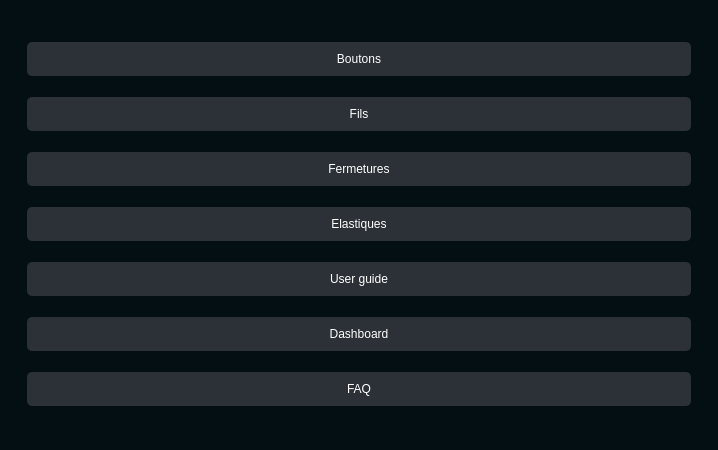
<?xml version="1.0" encoding="UTF-8"?>
<ui version="4.0">
 <class>Fournitures</class>
 <widget class="QMainWindow" name="Fournitures">
  <property name="geometry">
   <rect>
    <x>0</x>
    <y>0</y>
    <width>718</width>
    <height>450</height>
   </rect>
  </property>
  <property name="windowTitle">
   <string>MainWindow</string>
  </property>
  <widget class="QWidget" name="centralwidget">
   <property name="styleSheet">
    <string notr="true">

*{border: none; background-color:transparent;color:#fff;}
#centralwidget{ background-color: #040f13;}
#side_menu{
background-color: #071e25; border-radius: 20px;}
QPushButton{ padding: 10px;
background-color: #2b3137;
border-radius: 5px;}
#main_body{
background-color: #071e25; border-radius: 10px;}
</string>
   </property>
   <layout class="QGridLayout" name="gridLayout_2">
    <item row="0" column="0">
     <widget class="QFrame" name="frame">
      <property name="sizePolicy">
       <sizepolicy hsizetype="Preferred" vsizetype="Expanding">
        <horstretch>0</horstretch>
        <verstretch>0</verstretch>
       </sizepolicy>
      </property>
      <property name="frameShape">
       <enum>QFrame::StyledPanel</enum>
      </property>
      <property name="frameShadow">
       <enum>QFrame::Raised</enum>
      </property>
      <layout class="QHBoxLayout" name="horizontalLayout">
       <item>
        <widget class="QFrame" name="menu">
         <property name="frameShape">
          <enum>QFrame::NoFrame</enum>
         </property>
         <layout class="QVBoxLayout" name="verticalLayout">
          <item>
           <widget class="QPushButton" name="boutons">
            <property name="text">
             <string>Boutons</string>
            </property>
            <property name="icon">
             <iconset resource="../../Desktop/lutex-stock/icons.qrc">
              <normaloff>:/icons/icons/folder.svg</normaloff>:/icons/icons/folder.svg</iconset>
            </property>
           </widget>
          </item>
          <item>
           <widget class="QPushButton" name="fils">
            <property name="text">
             <string>Fils</string>
            </property>
            <property name="icon">
             <iconset resource="../../Desktop/lutex-stock/icons.qrc">
              <normaloff>:/icons/icons/folder.svg</normaloff>:/icons/icons/folder.svg</iconset>
            </property>
           </widget>
          </item>
          <item>
           <widget class="QPushButton" name="fermetures">
            <property name="text">
             <string>Fermetures</string>
            </property>
            <property name="icon">
             <iconset resource="../../Desktop/lutex-stock/icons.qrc">
              <normaloff>:/icons/icons/folder.svg</normaloff>:/icons/icons/folder.svg</iconset>
            </property>
           </widget>
          </item>
          <item>
           <widget class="QPushButton" name="elastiques">
            <property name="text">
             <string>Elastiques</string>
            </property>
            <property name="icon">
             <iconset resource="../../Desktop/lutex-stock/icons.qrc">
              <normaloff>:/icons/icons/folder.svg</normaloff>:/icons/icons/folder.svg</iconset>
            </property>
           </widget>
          </item>
          <item>
           <widget class="QPushButton" name="userguide">
            <property name="text">
             <string>User guide</string>
            </property>
            <property name="icon">
             <iconset resource="../../Desktop/lutex-stock/icons.qrc">
              <normaloff>:/icons/icons/user-check.svg</normaloff>:/icons/icons/user-check.svg</iconset>
            </property>
           </widget>
          </item>
          <item>
           <widget class="QPushButton" name="dashboard">
            <property name="text">
             <string>Dashboard</string>
            </property>
            <property name="icon">
             <iconset resource="../../Desktop/lutex-stock/icons.qrc">
              <normaloff>:/icons/icons/database.svg</normaloff>:/icons/icons/database.svg</iconset>
            </property>
           </widget>
          </item>
          <item>
           <widget class="QPushButton" name="faq">
            <property name="text">
             <string>FAQ</string>
            </property>
            <property name="icon">
             <iconset resource="../../Desktop/lutex-stock/icons.qrc">
              <normaloff>:/icons/icons/help-circle.svg</normaloff>:/icons/icons/help-circle.svg</iconset>
            </property>
           </widget>
          </item>
         </layout>
        </widget>
       </item>
      </layout>
     </widget>
    </item>
   </layout>
  </widget>
 </widget>
 <resources>
  <include location="../../Desktop/lutex-stock/icons.qrc"/>
 </resources>
 <connections/>
</ui>
